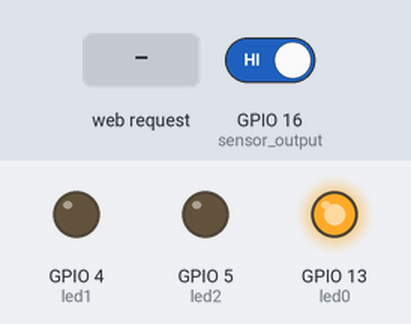
A sketch run on a simulated ESP8266 (NodeMCU). On the bench: output pins drawn as LEDs (lit = HIGH). The inputs (shaded band) are chosen by the test bench; at power-on: GPIO 16 (sensor_output) HIGH. WiFi joins after 1.5 s; servers stay silent unless stated; what the sketch prints to the serial monitor is not drawn.

Above: at 2.7 s.
2.8 s: HTTP request GET /socket1on received
At 3.3 s:
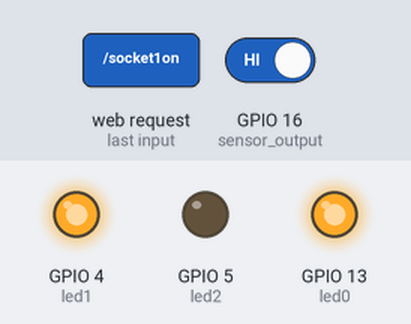
4.3 s: HTTP request GET /socket2on received
At 5.5 s:
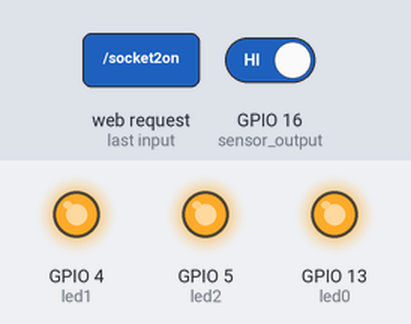
5.8 s: HTTP request GET /socket1off received
At 6.8 s:
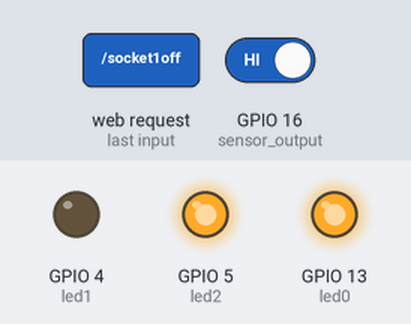
9.4 s: HTTP request GET /socket2off received
At 10.7 s:
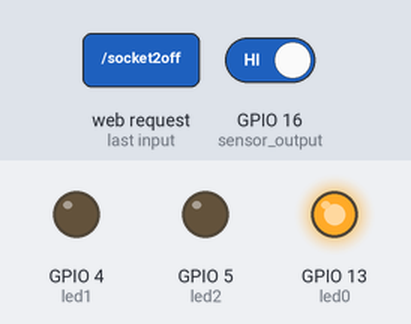
Timing chart, 0 to 11.9 s (numbered marks = the images above; inputs shaded):
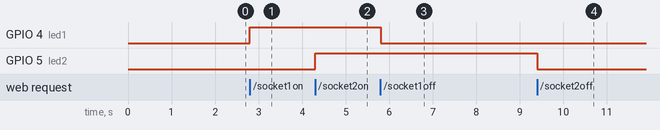

The sketch:

Home_automation.ino
```cpp
/*                              PROJECT - 2
In the following code, to develop a automated  house system which can be controlled from the mobile or
computer devices woth the help of the cloud.
To control all the parameters at the same place we can make an app or create a website,
which can used for maintaining the output and input of the appliances with the help of the NodeMCU
The app's functions like turning on or turning off of the appliance is connected to the server created for control of the pins which changes the input of them
in the micro controller.
                                                                    Vikas S

*/
#include <ESP8266WiFi.h>
#include <WiFiClient.h>
#include <ESP8266WebServer.h>
#include <ESP8266mDNS.h>

MDNSResponder mdns;

const char* ssid = "Redmi Y1";
const char* password = "abviki14";

ESP8266WebServer server(80);
String website="";
int sensor=12;
int led0=13;
int led1=4;
int led2=5;
int sensor_output=16;


void setup(void) {
 website +="<meta http-equiv='refresh' content='3'><title>ESP8266</title>\n";
 website +="<style>body{background-color:cadetblue;font-family: 'Tangerine','Franklin Gothic Medium', 'Arial Narrow', Arial, sans-serif;color:black;}</style>\n";
 website +="<h2 dir=\'rt1\' style='text align:left; '><img src='https://www.safewise.com/app/uploads/smart-home-1.jpg' style='float:left;height:350px;width: 900px; border: 2px orange dashed;'></h2>";
 website +="<p>&nbsp;</p><p>&nbsp;</p><p>&nbsp;</p><p>&nbsp;</p>\n";
 website += "<a><button onclick='myFunction()'>HOME</button></a>";
 website += "<h1>ESP8266</h1><p>LED #1<a href='socket1on'><button>ON</button></a>&nbsp;<a href='socket1off'><button>OFF</button></a></p>\n";
 website +="<p>LED #2<a href='socket2on'><button>ON</button></a>&nbsp;<a href='socket2off'><button>OFF</button></a></p>\n";
 website +="<p><h2>Condition of the Sensor</h2></p>\n";

 pinMode(led0,OUTPUT);
 digitalWrite(led0,LOW);
 pinMode(led1,OUTPUT);
 digitalWrite(led1,LOW);
 pinMode(led2,OUTPUT);
 digitalWrite(led2,LOW);


 Serial.begin(115200);
 WiFi.begin(ssid, password);
Serial.println();

  while (WiFi.status() != WL_CONNECTED) {
    delay(500);
    Serial.print(".");
  }
  digitalWrite(led0,HIGH);
  Serial.println("");
  Serial.println("WiFi connected");
  Serial.println("IP address: ");
  Serial.println(WiFi.localIP());

  if (mdns.begin("esp8266",WiFi.localIP())){
  Serial.println("MDNS responder started");
}
server.on("/",[](){
  server.send(200,"text/html",website);
});

server.on("/socket1on",[](){
  server.send(200,"text/html",website);
  digitalWrite(led1,HIGH);
});
server.on("/socket1off",[](){
  server.send(200,"text/html",website);
  digitalWrite(led1,LOW);
});
server.on("/socket2on",[](){
  server.send(200,"text/html",website);
  digitalWrite(led2,HIGH);
});
server.on("/socket2off",[](){
  server.send(200,"text/html",website);
  digitalWrite(led2,LOW);
});

server.begin();
Serial.println("HTTP server started");
 }

 void loop(void){
  server.handleClient();
  String sent ="<p>Flame detected!!!!...</p>";
  if (WiFi.status() !=WL_CONNECTED){
    digitalWrite(led0,LOW);
    Serial.println("");
    Serial.println("WiFi is disconnected");
    Serial.println("");
    Serial.print("Reconnecting");
    Serial.println("");

    while (WiFi.status() != WL_CONNECTED) {
    delay(500);
    Serial.print(".");
  }
    digitalWrite(led0,HIGH);
  }

  if(digitalRead(sensor_output)==LOW){
    Serial.print("Flame Detected");
    Serial.println("");
    website +=sent;
    digitalWrite(sensor_output,HIGH);
    delay(300);
  }
 //if sensor is not present
 else{
  digitalWrite(sensor_output,LOW);
 }
 }
```

Measured:
- after the input at 2.8 s, GPIO 4 (led1): LOW → HIGH at once
- after the input at 4.3 s, GPIO 5 (led2): LOW → HIGH at once
- after the input at 5.8 s, GPIO 4 (led1): HIGH → LOW at once
- after the input at 9.4 s, GPIO 5 (led2): HIGH → LOW at once
